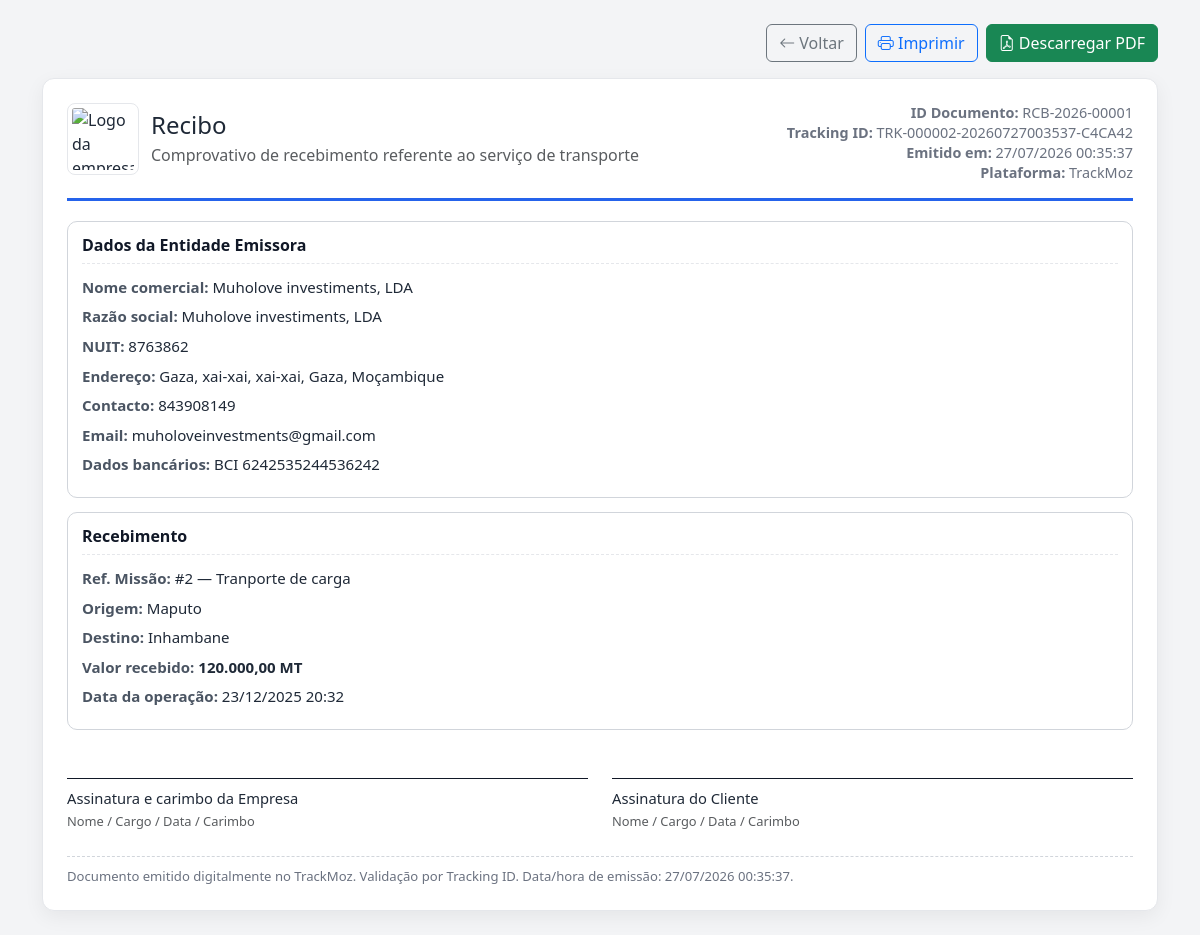
The page /pages/contratante/documentos/recibo.php?missao=2 (signed in) on the database its author committed.
### tables this page shows
CREATE TABLE `perfil_empresa` (
  `id` int(11) NOT NULL,
  `usuario_id` int(11) NOT NULL,
  `nome_empresa` varchar(100) NOT NULL,
  `nuit` varchar(30) DEFAULT NULL,
  `tipo_empresa` varchar(50) DEFAULT NULL,
  `cnpj` varchar(20) DEFAULT NULL,
  `ramo_atividade` varchar(100) DEFAULT NULL,
  `site` varchar(255) DEFAULT NULL,
  `descricao` text,
  `endereco` varchar(255) DEFAULT NULL,
  `cidade` varchar(100) DEFAULT NULL,
  `responsavel_legal` varchar(100) DEFAULT NULL,
  `provincia` varchar(100) DEFAULT NULL,
  `telefone_comercial` varchar(20) DEFAULT NULL,
  `banco` varchar(100) DEFAULT NULL,
  `iban` varchar(100) DEFAULT NULL,
  `email_comercial` varchar(100) DEFAULT NULL,
  `avaliacao_media` decimal(3,1) DEFAULT '0.0',
  `total_missoes` int(11) DEFAULT '0',
  `verificada` tinyint(1) DEFAULT '0',
  `observacoes_verificacao` text,
  `distrito` varchar(100) DEFAULT NULL
);

CREATE TABLE `missoes` (
  `id` int(11) NOT NULL,
  `empresa_id` int(11) NOT NULL,
  `caminhoneiro_id` int(11) DEFAULT NULL,
  `transportador_id` int(11) DEFAULT NULL,
  `parceria_id` int(11) DEFAULT NULL,
  `titulo` varchar(100) NOT NULL,
  `descricao` text,
  `origem` varchar(100) NOT NULL,
  `local_origem_id` int(11) DEFAULT NULL,
  `destino` varchar(100) NOT NULL,
  `local_destino_id` int(11) DEFAULT NULL,
  `tipo_veiculo` varchar(50) DEFAULT NULL,
  `tipo_carga` varchar(50) DEFAULT NULL,
  `peso_carga` decimal(10,2) DEFAULT NULL,
  `valor` decimal(10,2) DEFAULT NULL,
  `prazo_entrega` date DEFAULT NULL,
  `status` enum('aberta','em_negociacao','aceita','em_andamento','concluida','cancelada','aguardando_confirmacao','emergencia','em_transito','em_entrega') DEFAULT 'aberta',
  `data_criacao` timestamp NULL DEFAULT CURRENT_TIMESTAMP,
  `data_atualizacao` timestamp NULL DEFAULT CURRENT_TIMESTAMP ON UPDATE CURRENT_TIMESTAMP,
  `ultima_atualizacao` timestamp NULL DEFAULT CURRENT_TIMESTAMP ON UPDATE CURRENT_TIMESTAMP,
  `status_viagem` enum('nao_iniciada','coleta','entrega','finalizada') DEFAULT 'nao_iniciada',
  `requer_documento_carga` tinyint(1) DEFAULT '0',
  `tipo_documento_carga` varchar(100) DEFAULT NULL,
  `chegada_destino` timestamp NULL DEFAULT NULL,
  `data_inicio` timestamp NULL DEFAULT NULL,
  `data_coleta` timestamp NULL DEFAULT NULL,
  `data_chegada` timestamp NULL DEFAULT NULL
);

### includes/helpers.php (called while the page is built, shortened)
<?php
function e(?string $value): string
{
    return htmlspecialchars((string)($value ?? ''), ENT_QUOTES, 'UTF-8');
}
function table_has_column(PDO $conn, string $table, string $column): bool
{
    $stmt = $conn->prepare(
        'SELECT COUNT(*) FROM information_schema.COLUMNS
         WHERE TABLE_SCHEMA = DATABASE() AND TABLE_NAME = :t AND COLUMN_NAME = :c'
    );
    $stmt->execute([':t' => $table, ':c' => $column]);
    return (int)$stmt->fetchColumn() > 0;
}

### includes/branding-helpers.php (called while the page is built, shortened)
<?php
require_once __DIR__ . '/helpers.php';
function tmz_branding_defaults(): array
{
    return [
        'usuario_id'          => 0,
        'tipo'                => 'empresa',
        'nome_comercial'      => 'TrackMoz',
        'razao_social'        => '',
        'nuit'                => '',
        'endereco'            => '',
        'cidade'              => '',
        'distrito'            => '',
        'provincia'           => '',
        'pais'                => 'Moçambique',
        'telefone'            => '',
        'telefone_comercial'  => '',
        'email'               => '',
        'email_comercial'     => '',
        'website'             => '',
        'cor_institucional'   => '#2563eb',
        'descricao'           => '',
        'ano_fundacao'        => null,
        'especialidade'       => '',
        'licenca'             => '',
        'provincias_operacao' => '',
        'logo_url'            => null,
        'banco'               => '',
        'iban'                => '',
        'responsavel_legal'   => '',
    ];
}
function tmz_logo_url(?string $filename, string $pasta = 'logos'): ?string
{
    $file = trim((string)$filename);
    if ($file === '') {
        return null;
    }
    return BASE_URL . '/uploads/' . $pasta . '/' . rawurlencode($file);
}
function tmz_get_branding(PDO $conn, int $usuarioId, string $tipo = 'empresa'): array
{
    $brand = tmz_branding_defaults();
    $stmt = $conn->prepare('SELECT id, nome, email, telefone, tipo_usuario FROM usuarios WHERE id = ?');
    $stmt->execute([$usuarioId]);
    $u = $stmt->fetch(PDO::FETCH_ASSOC);
    $brand['usuario_id'] = $usuarioId;
    $brand['tipo']       = $u['tipo_usuario'] ?? $tipo;
    $brand['email']      = $u['email'] ?? '';
    $brand['telefone']   = $u['telefone'] ?? '';
    $stmt = $conn->prepare('SELECT * FROM perfil_empresa WHERE usuario_id = ? LIMIT 1');
    $stmt->execute([$usuarioId]);
    $p = $stmt->fetch(PDO::FETCH_ASSOC) ?: [];
    $brand['nome_comercial']     = $p['nome_empresa'] ?? $u['nome'] ?? '';
    $brand['razao_social']       = $p['razao_social'] ?? $p['nome_empresa'] ?? '';
    $brand['nuit']               = $p['nuit'] ?? '';
    $brand['endereco']           = $p['endereco'] ?? '';
    $brand['cidade']             = $p['cidade'] ?? '';
    $brand['distrito']           = $p['distrito'] ?? '';
    $brand['provincia']          = $p['provincia'] ?? '';
    $brand['pais']               = $p['pais'] ?? 'Moçambique';
    $brand['telefone_comercial'] = $p['telefone_comercial'] ?? '';
    $brand['email_comercial']    = $p['email_comercial'] ?? ($p['email_comercial'] ?? '');
    $brand['website']            = $p['website'] ?? ($p['site'] ?? '');
    $brand['cor_institucional']  = $p['cor_institucional'] ?? '#2563eb';
    $brand['descricao']          = $p['descricao'] ?? '';
    $brand['ano_fundacao']       = $p['ano_fundacao'] ?? null;
    $brand['especialidade']      = $p['especialidade'] ?? ($p['ramo_atividade'] ?? ($p['tipo_empresa'] ?? ''));
    $brand['licenca']            = $p['licenca'] ?? ($p['cnpj'] ?? '');
    $brand['provincias_operacao']= $p['provincias_operacao'] ?? '';
    $brand['logo_url']           = tmz_logo_url($p['logo_empresa'] ?? null);
    $brand['banco']              = $p['banco'] ?? '';
    $brand['iban']               = $p['iban'] ?? '';
    $brand['responsavel_legal']  = $p['responsavel_legal'] ?? '';
    return $brand;
}
function tmz_branding_endereco_linha(array $brand): string
{
    $parts = array_filter([
        $brand['endereco'] ?? '',
        $brand['cidade'] ?? '',
        $brand['distrito'] ?? '',
        $brand['provincia'] ?? '',
        $brand['pais'] ?? '',
    ], fn($v) => trim((string)$v) !== '');
    return implode(', ', $parts) ?: 'N/D';
}
function tmz_branding_css_var(array $brand): string
{
    $cor = preg_match('/^#[0-9a-fA-F]{6}$/', (string)($brand['cor_institucional'] ?? ''))
        ? $brand['cor_institucional']
        : '#2563eb';
    return $cor;
}

### pages/contratante/documentos/recibo.php (the view, shortened to what this page needs)
<?php
require_once '../../../config/database.php';
require_once '../../../includes/helpers.php';
require_once '../../../includes/documento-profissional.php';
$missao_id = isset($_GET['missao']) ? (int)$_GET['missao'] : 0;
$empresaFilter = (($_SESSION['user_type'] ?? '') === 'empresa') ? (int)$_SESSION['user_id'] : null;
$hasLogoColumn = table_has_column($conn, 'perfil_empresa', 'logo_empresa');
$logoSelect = $hasLogoColumn ? ', pe.logo_empresa' : ", '' AS logo_empresa";
$sql = "SELECT m.*, ue.nome AS nome_empresa_usuario, ue.foto_perfil,
        pe.nome_empresa, pe.nuit, pe.endereco, pe.telefone_comercial, pe.email_comercial {$logoSelect}
        FROM missoes m
        JOIN usuarios ue ON ue.id = m.empresa_id
        LEFT JOIN perfil_empresa pe ON pe.usuario_id = m.empresa_id
        WHERE m.id = :id";
if ($empresaFilter !== null) $sql .= " AND m.empresa_id = :empresa_id";
$st = $conn->prepare($sql);
$params = [':id' => $missao_id];
if ($empresaFilter !== null) $params[':empresa_id'] = $empresaFilter;
$st->execute($params);
$doc = $st->fetch(PDO::FETCH_ASSOC);
$ids = tmz_docs_number_and_tracking($conn, 'recibo', $missao_id, (int)$doc['empresa_id']);
$documentId = $ids['numero_documento'];
$trackingId = $ids['tracking_id'];
$valor = (float)($doc['valor'] ?? 0);
$docBrand = tmz_doc_brand_for_missao($conn, $doc);
$logoUrl = $docBrand['logoUrl'];
$accentColor = $docBrand['accent'];
$brand = $docBrand['brand'];
$backUrl = BASE_URL . '/pages/contratante/detalhes-missao.php?id=' . $missao_id;
?>
<?php echo tmz_html_empresa_emissora($brand, 'Dados da Entidade Emissora'); ?>
<div class="doc-section">
    <h6>Recebimento</h6>
    <div class="kv"><span class="k">Ref. Missão:</span> #<?php echo (int)$missao_id; ?> — <?php echo e(tmz_safe_text($doc['titulo'] ?? null)); ?></div>
    <div class="kv"><span class="k">Origem:</span> <?php echo e(tmz_safe_text($doc['origem'] ?? null)); ?></div>
    <div class="kv"><span class="k">Destino:</span> <?php echo e(tmz_safe_text($doc['destino'] ?? null)); ?></div>
    <div class="kv"><span class="k">Valor recebido:</span> <strong><?php echo e(tmz_doc_money($valor)); ?></strong></div>
    <div class="kv"><span class="k">Data da operação:</span> <?php echo e(tmz_doc_date($doc['data_atualizacao'] ?? $doc['data_criacao'] ?? null, 'd/m/Y H:i')); ?></div>
</div>
<?php
$body = ob_get_clean();
tmz_render_document_page(
    'Recibo',
    'Comprovativo de recebimento referente ao serviço de transporte',
    $documentId,
    $trackingId,
    $backUrl,
    $logoUrl,
    $body,
    [
        'Assinatura e carimbo da Empresa',
        'Assinatura do Cliente',
    ],
    $accentColor
);
exit;

### includes/documento-profissional.php (shortened to what this page needs)
<?php
require_once __DIR__ . '/helpers.php';
require_once __DIR__ . '/branding-helpers.php';
function tmz_safe_text($value, string $fallback = 'N/D'): string
{
    $txt = trim((string)($value ?? ''));
    return $txt !== '' ? $txt : $fallback;
}
function tmz_doc_money($value): string
{
    return number_format((float)$value, 2, ',', '.') . ' MT';
}
function tmz_doc_date($value, string $format = 'd/m/Y'): string
{
    $ts = strtotime((string)$value);
    return date($format, $ts);
}
function tmz_doc_signature_block(string $title): string
{
    return '<div class="sign-box">' . e($title) . '<br><small class="text-muted">Nome / Cargo / Data / Carimbo</small></div>';
}
function tmz_company_logo_url(array $doc): ?string
{
    $logo = trim((string)($doc['logo_empresa'] ?? ''));
    $fallback = trim((string)($doc['foto_perfil'] ?? ''));
    if ($fallback !== '') {
        return BASE_URL . '/uploads/perfil/' . rawurlencode($fallback);
    }
    return null;
}
function tmz_doc_brand_for_missao(PDO $conn, array $doc): array
{
    $brand = tmz_get_branding($conn, (int)($doc['empresa_id'] ?? 0), 'empresa');
    return [
        'brand'   => $brand,
        'logoUrl' => $brand['logo_url'] ?? tmz_company_logo_url($doc),
        'accent'  => tmz_branding_css_var($brand),
    ];
}
function tmz_html_empresa_emissora(array $brand, string $titulo = 'Empresa Emissora'): string
{
    $html = '<div class="doc-section"><h6>' . e($titulo) . '</h6>';
    $html .= '<div class="kv"><span class="k">Nome comercial:</span> ' . e(tmz_safe_text($brand['nome_comercial'] ?? null)) . '</div>';
    if (trim((string)($brand['razao_social'] ?? '')) !== '') {
        $html .= '<div class="kv"><span class="k">Razão social:</span> ' . e(tmz_safe_text($brand['razao_social'])) . '</div>';
    }
    $html .= '<div class="kv"><span class="k">NUIT:</span> ' . e(tmz_safe_text($brand['nuit'] ?? null)) . '</div>';
    $html .= '<div class="kv"><span class="k">Endereço:</span> ' . e(tmz_branding_endereco_linha($brand)) . '</div>';
    $contacto = trim((string)($brand['telefone_comercial'] ?? '')) ?: trim((string)($brand['telefone'] ?? ''));
    $html .= '<div class="kv"><span class="k">Contacto:</span> ' . e(tmz_safe_text($contacto)) . '</div>';
    if (trim((string)($brand['email_comercial'] ?? '')) !== '') {
        $html .= '<div class="kv"><span class="k">Email:</span> ' . e(tmz_safe_text($brand['email_comercial'])) . '</div>';
    }
    $bancoInfo = trim(trim((string)($brand['banco'] ?? '')) . ' ' . trim((string)($brand['iban'] ?? '')));
    if ($bancoInfo !== '') {
        $html .= '<div class="kv"><span class="k">Dados bancários:</span> ' . e($bancoInfo) . '</div>';
    }
    $html .= '</div>';
    return $html;
}
function tmz_render_document_page(
    string $title,
    string $subtitle,
    string $documentId,
    string $trackingId,
    string $backUrl,
    ?string $logoUrl,
    string $bodyHtml,
    ?array $signers = null,
    ?string $accentColor = null
): void {
    $emitidoEm = date('d/m/Y H:i:s');
    ?>
<!DOCTYPE html>
<html lang="pt">
<head>
    <link href="https://cdn.jsdelivr.net/npm/bootstrap@5.3.0/dist/css/bootstrap.min.css" rel="stylesheet">
    <link rel="stylesheet" href="https://cdn.jsdelivr.net/npm/bootstrap-icons@1.7.2/font/bootstrap-icons.css">
</head>
<body>
<div class="container my-4">
    <div class="d-flex justify-content-end gap-2 no-print mb-3">
        <a class="btn btn-outline-secondary" href="<?php echo e($backUrl); ?>">
            <i class="bi bi-arrow-left"></i> Voltar
        </a>
        <button class="btn btn-outline-primary" onclick="window.print()">
            <i class="bi bi-printer"></i> Imprimir
        </button>
        <button class="btn btn-success" id="btnDownloadPdf">
            <i class="bi bi-file-earmark-pdf"></i> Descarregar PDF
        </button>
    </div>
    <div class="doc-card p-4" id="docContent">
        <div class="doc-head d-flex justify-content-between align-items-start flex-wrap gap-3">
            <div class="doc-brand">
                <?php if ($logoUrl !== null): ?>
                    <img src="<?php echo e($logoUrl); ?>" alt="Logo da empresa" class="doc-logo">
                <?php else: ?>
                    <div class="doc-logo d-flex align-items-center justify-content-center">
                        <i class="bi bi-building fs-2 text-secondary"></i>
                    </div>
                <?php endif; ?>
                <div>
                    <h4 class="mb-1"><?php echo e($title); ?></h4>
                    <div class="text-muted"><?php echo e($subtitle); ?></div>
                </div>
            </div>
            <div class="doc-meta text-end">
                <div><strong>ID Documento:</strong> <?php echo e($documentId); ?></div>
                <div><strong>Tracking ID:</strong> <?php echo e($trackingId); ?></div>
                <div><strong>Emitido em:</strong> <?php echo e($emitidoEm); ?></div>
                <div><strong>Plataforma:</strong> TrackMoz</div>
            </div>
        </div>
        <?php echo $bodyHtml; ?>
        <?php
            $defaultSigners = [
                'Assinatura e carimbo da Empresa Transportadora',
                'Assinatura do Cliente/Remetente',
                'Assinatura do Destinatário',
                'Assinatura do Condutor',
            ];
            $signersToRender = $signers ?? $defaultSigners;
        ?>
        <div class="row mt-2">
            <?php foreach ($signersToRender as $label): ?>
                <div class="col-md-6">
                    <?php echo tmz_doc_signature_block((string)$label); ?>
                </div>
            <?php endforeach; ?>
        </div>
        <div class="doc-footer">
            Documento emitido digitalmente no TrackMoz. Validação por Tracking ID.
            Data/hora de emissão: <?php echo e($emitidoEm); ?>.
        </div>
    </div>
</div>
</body>
</html>
<?php
}

### rows shown on the page
perfil_empresa: nome_empresa "Muholove investiments, LDA", nuit "8763862", telefone_comercial "843908149", email_comercial "muholoveinvestments@gmail.com", bancoInfo "BCI 6242535244536242"
missoes: titulo "Tranporte de carga", origem "Maputo", destino "Inhambane", valor "120.000,00 MT", data_atualizacao "23/12/2025 20:32"

### other values the page prints
$title "Recibo"
$subtitle "Comprovativo de recebimento referente ao serviço de transporte"
$documentId "RCB-2026-00001"
$trackingId "TRK-000002-20260727003537-C4CA42"
$titulo "Dados da Entidade Emissora"
tmz_branding_endereco_linha($brand) "Gaza, xai-xai, xai-xai, Gaza, Moçambique"
$missao_id "2"
$title "Assinatura e carimbo da Empresa"
$title "Assinatura do Cliente"
